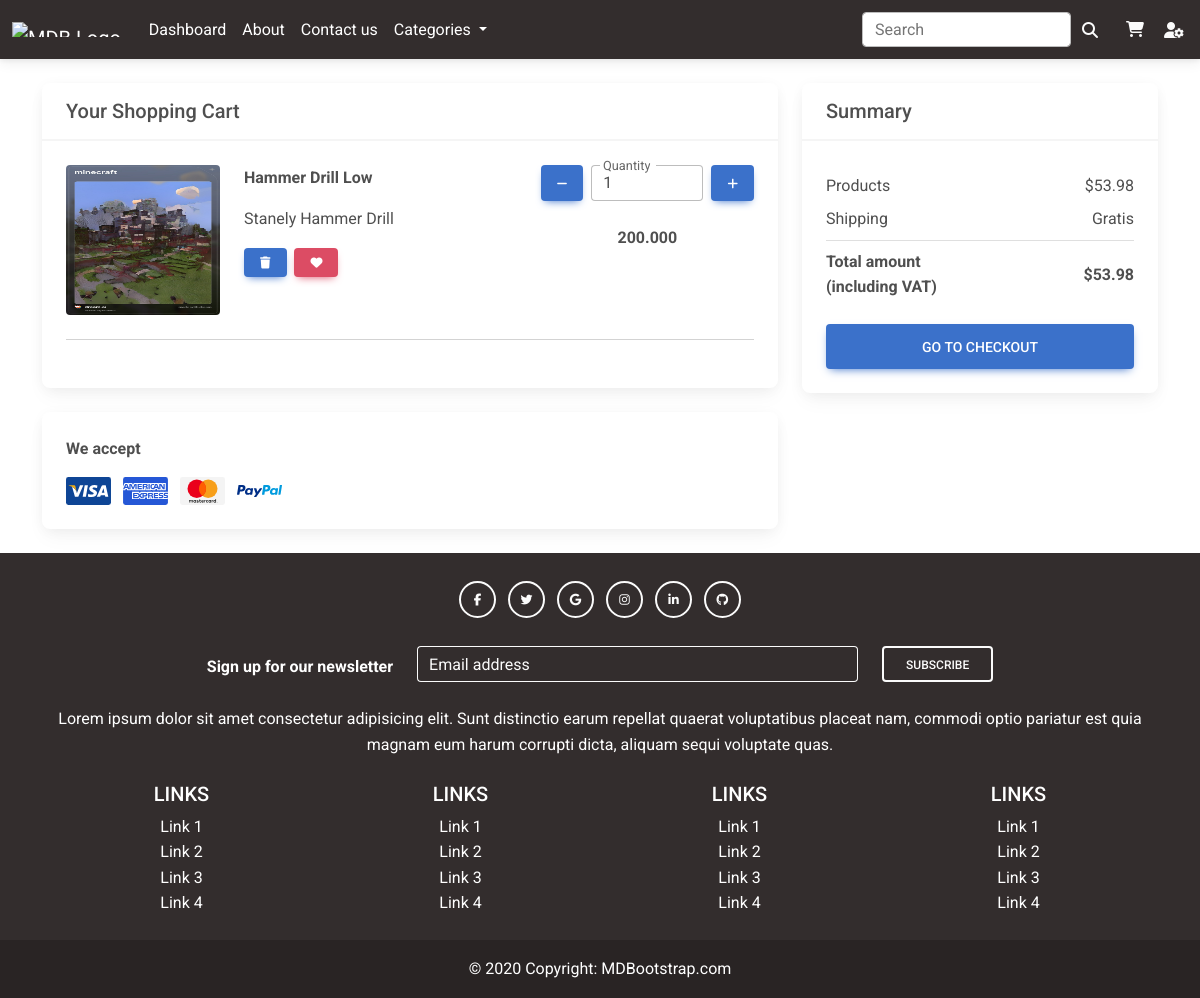
Screenshot of /cart.php (signed in) with the database file from the repository.
### tables this page shows
CREATE TABLE IF NOT EXISTS `cart` (
  `user_id` int(3) NOT NULL,
  `item_id` int(3) NOT NULL,
  `quantity` int(4) NOT NULL DEFAULT 0,
  KEY `fk_user_id_cart` (`user_id`),
  KEY `fk_item_id` (`item_id`),
  CONSTRAINT `fk_item_id` FOREIGN KEY (`item_id`) REFERENCES `item` (`item_id`) ON DELETE CASCADE ON UPDATE CASCADE,
  CONSTRAINT `fk_user_id_cart` FOREIGN KEY (`user_id`) REFERENCES `user` (`user_id`) ON DELETE CASCADE ON UPDATE CASCADE
);

CREATE TABLE IF NOT EXISTS `item` (
  `item_id` int(3) NOT NULL AUTO_INCREMENT,
  `title` varchar(50) NOT NULL,
  `description` varchar(1000) NOT NULL,
  `price` decimal(10,3) NOT NULL,
  `avail_stock` int(11) NOT NULL,
  `pictures` varchar(2000) NOT NULL,
  `cat_id` int(3) NOT NULL,
  PRIMARY KEY (`item_id`),
  KEY `fk_cat_id` (`cat_id`),
  CONSTRAINT `fk_cat_id` FOREIGN KEY (`cat_id`) REFERENCES `category` (`cat_id`) ON DELETE NO ACTION ON UPDATE NO ACTION
);

### cart.php (the view, shortened to what this page needs)
<?php include 'includes/header.php'; ?>
<body class="">
    <?php include "includes/navbar_dark.php"; ?>
    <div class="container h-100 gradient-custom">
        <div class="row d-flex justify-content-center my-4">
            <div class="col-md-8">
                <div class="card mb-4">
                    <div class="card-header py-3">
                        <h5 class="mb-0">Your Shopping Cart</h5>
                    </div>
                    <div class="card-body">
                        <?php
                        $stmt = $conn->prepare("SELECT * FROM `item` INNER JOIN `cart` ON `cart`.`item_id`=`item`.`item_id` WHERE  `cart`.`user_id`= :id");
                        $stmt->execute(['id' => $_SESSION['user']]);
                        if ($stmt->rowCount() < 1) {
                            echo '<h1 class="h1">Your Cart is Empty.</h1>';
                        } else {
                            foreach ($stmt as $row) {
                        ?>
                                <div class="row">
                                    <div class="col-lg-3 col-md-12 mb-4 mb-lg-0">
                                        <div class="bg-image hover-overlay hover-zoom ripple rounded" data-mdb-ripple-color="light">
                                            <img src="<?php echo 'uploads/' . $row['pictures'] ?>" class="w-100" alt="" style="object-fit: fill; max-height: 150px;" />
                                        </div>
                                    </div>
                                    <div class="col-lg-5 col-md-6 mb-4 mb-lg-0">
                                        <p><strong><?php echo $row['title'] ?></strong></p>
                                        <p><?php echo $row['description'] ?></p>
                                        <button type="button" class="btn btn-primary btn-sm me-1 mb-2 bt-delete" data-mdb-toggle="tooltip" data-id-item="<?php echo $row['item_id'] ?>" data-id-user="<?php echo $_SESSION['user'] ?>" title="Remove item">
                                            <i class="fas fa-trash"></i>
                                        </button>
                                        <button type="button" class="btn btn-danger btn-sm mb-2" data-mdb-toggle="tooltip" title="Move to the wish list">
                                            <i class="fas fa-heart"></i>
                                        </button>
                                    </div>
                                    <div class="col-lg-4 col-md-6 mb-4 mb-lg-0">
                                        <div class="d-flex mb-4" style="max-width: 300px">
                                            <button class="btn btn-primary px-3 me-2" onclick="this.parentNode.querySelector('input[type=number]').stepDown()">
                                                <i class="fas fa-minus"></i>
                                            </button>
                                            <div class="form-outline">
                                                <input id="form1" min="0" name="quantity" value="<?php echo $row['quantity'] ?>" type="number" class="form-control" onchange="updatePrice(this.parentNode.parentNode.parentNode.querySelector('strong'), this.target.value);" />
                                                <label class="form-label" for="form1">Quantity</label>
                                            </div>
                                            <button class="btn btn-primary px-3 ms-2" onclick="this.parentNode.querySelector('input[type=number]').stepUp()">
                                                <i class="fas fa-plus"></i>
                                            </button>
                                        </div>
                                        <p class="text-start text-md-center">
                                            <strong><?php echo $row['price'] ?></strong>
                                        </p>
                                    </div>
                                </div>
                                <hr class="my-4" />
                        <?php
                            }
                        }
                        ?>
                    </div>
                </div>
                <div class="card mb-4 mb-lg-0">
                    <div class="card-body">
                        <p><strong>We accept</strong></p>
                        <img class="me-2" width="45px" src="images/visa.svg" alt="Visa" />
                        <img class="me-2" width="45px" src="images/amex.svg" alt="American Express" />
                        <img class="me-2" width="45px" src="images/mastercard.svg" alt="Mastercard" />
                        <img class="me-2" width="45px" src="images/paypal-1.svg" alt="PayPal acceptance mark" />
                    </div>
                </div>
            </div>
            <div class="col-md-4">
                <div class="card mb-4">
                    <div class="card-header py-3">
                        <h5 class="mb-0">Summary</h5>
                    </div>
                    <div class="card-body">
                        <ul class="list-group list-group-flush">
                            <li class="list-group-item d-flex justify-content-between align-items-center border-0 px-0 pb-0">
                                Products
                                <span>$53.98</span>
                            </li>
                            <li class="list-group-item d-flex justify-content-between align-items-center px-0">
                                Shipping
                                <span>Gratis</span>
                            </li>
                            <li class="list-group-item d-flex justify-content-between align-items-center border-0 px-0 mb-3">
                                <div>
                                    <strong>Total amount</strong>
                                    <strong>
                                        <p class="mb-0">(including VAT)</p>
                                    </strong>
                                </div>
                                <span><strong>$53.98</strong></span>
                            </li>
                        </ul>
                        <button type="button" class="btn btn-primary btn-lg btn-block">
                            Go to checkout
                        </button>
                    </div>
                </div>
            </div>
        </div>
    </div>
    <?php include 'includes/footer.php'; ?>
</body>
</html>

### rows the page displays
cart: item.pictures (picture), item.title "Hammer Drill Low", item.description "Stanely Hammer Drill", quantity "1", item.price "200.000"
